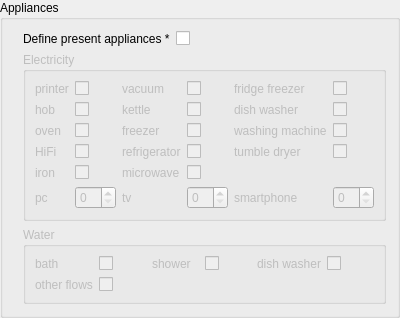
             <widget class="QGroupBox" name="groupBox_6">
              <property name="title">
               <string>Appliances</string>
              </property>
              <layout class="QVBoxLayout" name="verticalLayout_5">
               <property name="leftMargin">
                <number>20</number>
               </property>
               <item>
                <layout class="QFormLayout" name="formLayout_8">
                 <item row="0" column="0">
                  <widget class="QLabel" name="label_22">
                   <property name="text">
                    <string>Define present appliances *</string>
                   </property>
                  </widget>
                 </item>
                 <item row="0" column="1">
                  <widget class="QCheckBox" name="checkBox_15"/>
                 </item>
                </layout>
               </item>
               <item>
                <widget class="QGroupBox" name="groupBox_7">
                 <property name="enabled">
                  <bool>false</bool>
                 </property>
                 <property name="title">
                  <string>Electricity</string>
                 </property>
                 <layout class="QGridLayout" name="gridLayout">
                  <item row="1" column="5">
                   <widget class="QCheckBox" name="checkBox_21">
                    <property name="sizePolicy">
                     <sizepolicy hsizetype="Minimum" vsizetype="Fixed">
                      <horstretch>0</horstretch>
                      <verstretch>0</verstretch>
                     </sizepolicy>
                    </property>
                    <property name="text">
                     <string/>
                    </property>
                   </widget>
                  </item>
                  <item row="2" column="5">
                   <widget class="QCheckBox" name="checkBox_22">
                    <property name="sizePolicy">
                     <sizepolicy hsizetype="Minimum" vsizetype="Fixed">
                      <horstretch>0</horstretch>
                      <verstretch>0</verstretch>
                     </sizepolicy>
                    </property>
                    <property name="text">
                     <string/>
                    </property>
                   </widget>
                  </item>
                  <item row="3" column="5">
                   <widget class="QCheckBox" name="checkBox_23">
                    <property name="sizePolicy">
                     <sizepolicy hsizetype="Minimum" vsizetype="Fixed">
                      <horstretch>0</horstretch>
                      <verstretch>0</verstretch>
                     </sizepolicy>
                    </property>
                    <property name="text">
                     <string/>
                    </property>
                   </widget>
                  </item>
                  <item row="0" column="5">
                   <widget class="QCheckBox" name="checkBox_19">
                    <property name="sizePolicy">
                     <sizepolicy hsizetype="Minimum" vsizetype="Fixed">
                      <horstretch>0</horstretch>
                      <verstretch>0</verstretch>
                     </sizepolicy>
                    </property>
                    <property name="text">
                     <string/>
                    </property>
                   </widget>
                  </item>
                  <item row="2" column="4">
                   <widget class="QLabel" name="label_33">
                    <property name="text">
                     <string>washing machine</string>
                    </property>
                   </widget>
                  </item>
                  <item row="3" column="4">
                   <widget class="QLabel" name="label_34">
                    <property name="text">
                     <string>tumble dryer</string>
                    </property>
                   </widget>
                  </item>
                  <item row="0" column="4">
                   <widget class="QLabel" name="label_30">
                    <property name="text">
                     <string>fridge freezer</string>
                    </property>
                   </widget>
                  </item>
                  <item row="4" column="0">
                   <widget class="QLabel" name="label_36">
                    <property name="text">
                     <string>iron</string>
                    </property>
                   </widget>
                  </item>
                  <item row="4" column="1">
                   <widget class="QCheckBox" name="checkBox_26">
                    <property name="sizePolicy">
                     <sizepolicy hsizetype="Minimum" vsizetype="Fixed">
                      <horstretch>0</horstretch>
                      <verstretch>0</verstretch>
                     </sizepolicy>
                    </property>
                    <property name="text">
                     <string/>
                    </property>
                   </widget>
                  </item>
                  <item row="4" column="2">
                   <widget class="QLabel" name="label_37">
                    <property name="text">
                     <string>microwave</string>
                    </property>
                   </widget>
                  </item>
                  <item row="4" column="3">
                   <widget class="QCheckBox" name="checkBox_25">
                    <property name="sizePolicy">
                     <sizepolicy hsizetype="Minimum" vsizetype="Fixed">
                      <horstretch>0</horstretch>
                      <verstretch>0</verstretch>
                     </sizepolicy>
                    </property>
                    <property name="text">
                     <string/>
                    </property>
                   </widget>
                  </item>
                  <item row="1" column="4">
                   <widget class="QLabel" name="label_32">
                    <property name="text">
                     <string>dish washer</string>
                    </property>
                   </widget>
                  </item>
                  <item row="0" column="3">
                   <widget class="QCheckBox" name="checkBox_17">
                    <property name="sizePolicy">
                     <sizepolicy hsizetype="Minimum" vsizetype="Fixed">
                      <horstretch>0</horstretch>
                      <verstretch>0</verstretch>
                     </sizepolicy>
                    </property>
                    <property name="text">
                     <string/>
                    </property>
                   </widget>
                  </item>
                  <item row="1" column="3">
                   <widget class="QCheckBox" name="checkBox_16">
                    <property name="sizePolicy">
                     <sizepolicy hsizetype="Minimum" vsizetype="Fixed">
                      <horstretch>0</horstretch>
                      <verstretch>0</verstretch>
                     </sizepolicy>
                    </property>
                    <property name="text">
                     <string/>
                    </property>
                   </widget>
                  </item>
                  <item row="3" column="3">
                   <widget class="QCheckBox" name="checkBox_20">
                    <property name="sizePolicy">
                     <sizepolicy hsizetype="Minimum" vsizetype="Fixed">
                      <horstretch>0</horstretch>
                      <verstretch>0</verstretch>
                     </sizepolicy>
                    </property>
                    <property name="text">
                     <string/>
                    </property>
                   </widget>
                  </item>
                  <item row="2" column="3">
                   <widget class="QCheckBox" name="checkBox_18">
                    <property name="sizePolicy">
                     <sizepolicy hsizetype="Minimum" vsizetype="Fixed">
                      <horstretch>0</horstretch>
                      <verstretch>0</verstretch>
                     </sizepolicy>
                    </property>
                    <property name="text">
                     <string/>
                    </property>
                   </widget>
                  </item>
                  <item row="3" column="0">
                   <widget class="QLabel" name="label_24">
                    <property name="text">
                     <string>HiFi</string>
                    </property>
                   </widget>
                  </item>
                  <item row="1" column="1">
                   <widget class="QCheckBox" name="checkBox_8">
                    <property name="sizePolicy">
                     <sizepolicy hsizetype="Minimum" vsizetype="Fixed">
                      <horstretch>0</horstretch>
                      <verstretch>0</verstretch>
                     </sizepolicy>
                    </property>
                    <property name="text">
                     <string/>
                    </property>
                   </widget>
                  </item>
                  <item row="2" column="1">
                   <widget class="QCheckBox" name="checkBox_7">
                    <property name="sizePolicy">
                     <sizepolicy hsizetype="Minimum" vsizetype="Fixed">
                      <horstretch>0</horstretch>
                      <verstretch>0</verstretch>
                     </sizepolicy>
                    </property>
                    <property name="text">
                     <string/>
                    </property>
                   </widget>
                  </item>
                  <item row="3" column="1">
                   <widget class="QCheckBox" name="checkBox_4">
                    <property name="sizePolicy">
                     <sizepolicy hsizetype="Minimum" vsizetype="Fixed">
                      <horstretch>0</horstretch>
                      <verstretch>0</verstretch>
                     </sizepolicy>
                    </property>
                    <property name="text">
                     <string/>
                    </property>
                   </widget>
                  </item>
                  <item row="0" column="1">
                   <widget class="QCheckBox" name="checkBox_3">
                    <property name="sizePolicy">
                     <sizepolicy hsizetype="Minimum" vsizetype="Fixed">
                      <horstretch>0</horstretch>
                      <verstretch>0</verstretch>
                     </sizepolicy>
                    </property>
                    <property name="text">
                     <string/>
                    </property>
                   </widget>
                  </item>
                  <item row="5" column="0">
                   <widget class="QLabel" name="label_40">
                    <property name="text">
                     <string>pc</string>
                    </property>
                   </widget>
                  </item>
                  <item row="5" column="2">
                   <widget class="QLabel" name="label_38">
                    <property name="text">
                     <string>tv</string>
                    </property>
                   </widget>
                  </item>
                  <item row="5" column="1">
                   <widget class="QSpinBox" name="spinBox_6"/>
                  </item>
                  <item row="5" column="3">
                   <widget class="QSpinBox" name="spinBox_8"/>
                  </item>
                  <item row="5" column="4">
                   <widget class="QLabel" name="label_39">
                    <property name="text">
                     <string>smartphone</string>
                    </property>
                   </widget>
                  </item>
                  <item row="5" column="5">
                   <widget class="QSpinBox" name="spinBox_9"/>
                  </item>
                  <item row="0" column="0">
                   <widget class="QLabel" name="label_35">
                    <property name="text">
                     <string>printer</string>
                    </property>
                   </widget>
                  </item>
                  <item row="1" column="0">
                   <widget class="QLabel" name="label_43">
                    <property name="text">
                     <string>hob</string>
                    </property>
                   </widget>
                  </item>
                  <item row="2" column="0">
                   <widget class="QLabel" name="label_42">
                    <property name="text">
                     <string>oven</string>
                    </property>
                   </widget>
                  </item>
                  <item row="0" column="2">
                   <widget class="QLabel" name="label_28">
                    <property name="text">
                     <string>vacuum</string>
                    </property>
                   </widget>
                  </item>
                  <item row="1" column="2">
                   <widget class="QLabel" name="label_47">
                    <property name="text">
                     <string>kettle</string>
                    </property>
                   </widget>
                  </item>
                  <item row="2" column="2">
                   <widget class="QLabel" name="label_45">
                    <property name="text">
                     <string>freezer</string>
                    </property>
                   </widget>
                  </item>
                  <item row="3" column="2">
                   <widget class="QLabel" name="label_46">
                    <property name="text">
                     <string>refrigerator</string>
                    </property>
                   </widget>
                  </item>
                 </layout>
                </widget>
               </item>
               <item>
                <widget class="QGroupBox" name="groupBox_8">
                 <property name="enabled">
                  <bool>false</bool>
                 </property>
                 <property name="title">
                  <string>Water</string>
                 </property>
                 <layout class="QGridLayout" name="gridLayout_2">
                  <item row="0" column="1">
                   <widget class="QCheckBox" name="checkBox_39">
                    <property name="sizePolicy">
                     <sizepolicy hsizetype="Minimum" vsizetype="Fixed">
                      <horstretch>0</horstretch>
                      <verstretch>0</verstretch>
                     </sizepolicy>
                    </property>
                    <property name="text">
                     <string/>
                    </property>
                   </widget>
                  </item>
                  <item row="0" column="0">
                   <widget class="QLabel" name="label_52">
                    <property name="text">
                     <string>bath</string>
                    </property>
                   </widget>
                  </item>
                  <item row="1" column="1">
                   <widget class="QCheckBox" name="checkBox_36">
                    <property name="sizePolicy">
                     <sizepolicy hsizetype="Minimum" vsizetype="Fixed">
                      <horstretch>0</horstretch>
                      <verstretch>0</verstretch>
                     </sizepolicy>
                    </property>
                    <property name="text">
                     <string/>
                    </property>
                   </widget>
                  </item>
                  <item row="1" column="0">
                   <widget class="QLabel" name="label_49">
                    <property name="text">
                     <string>other flows</string>
                    </property>
                   </widget>
                  </item>
                  <item row="0" column="2">
                   <widget class="QLabel" name="label_41">
                    <property name="text">
                     <string>shower</string>
                    </property>
                   </widget>
                  </item>
                  <item row="0" column="3">
                   <widget class="QCheckBox" name="checkBox_29">
                    <property name="sizePolicy">
                     <sizepolicy hsizetype="Minimum" vsizetype="Fixed">
                      <horstretch>0</horstretch>
                      <verstretch>0</verstretch>
                     </sizepolicy>
                    </property>
                    <property name="text">
                     <string/>
                    </property>
                   </widget>
                  </item>
                  <item row="0" column="4">
                   <widget class="QLabel" name="label_44">
                    <property name="text">
                     <string>dish washer</string>
                    </property>
                   </widget>
                  </item>
                  <item row="0" column="5">
                   <widget class="QCheckBox" name="checkBox_24">
                    <property name="sizePolicy">
                     <sizepolicy hsizetype="Minimum" vsizetype="Fixed">
                      <horstretch>0</horstretch>
                      <verstretch>0</verstretch>
                     </sizepolicy>
                    </property>
                    <property name="text">
                     <string/>
                    </property>
                   </widget>
                  </item>
                 </layout>
                </widget>
               </item>
              </layout>
             </widget>
